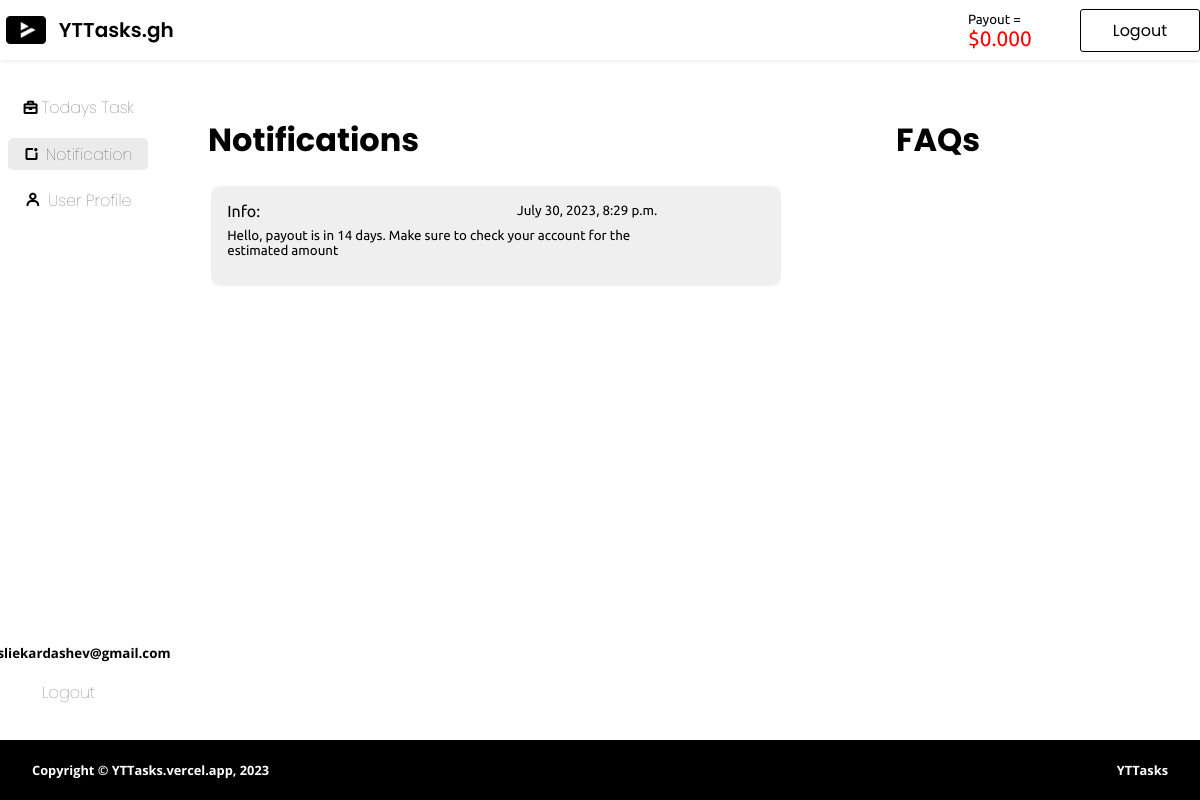
/dashboard/notification/ (signed in), run on an earlier commit of the app's database.
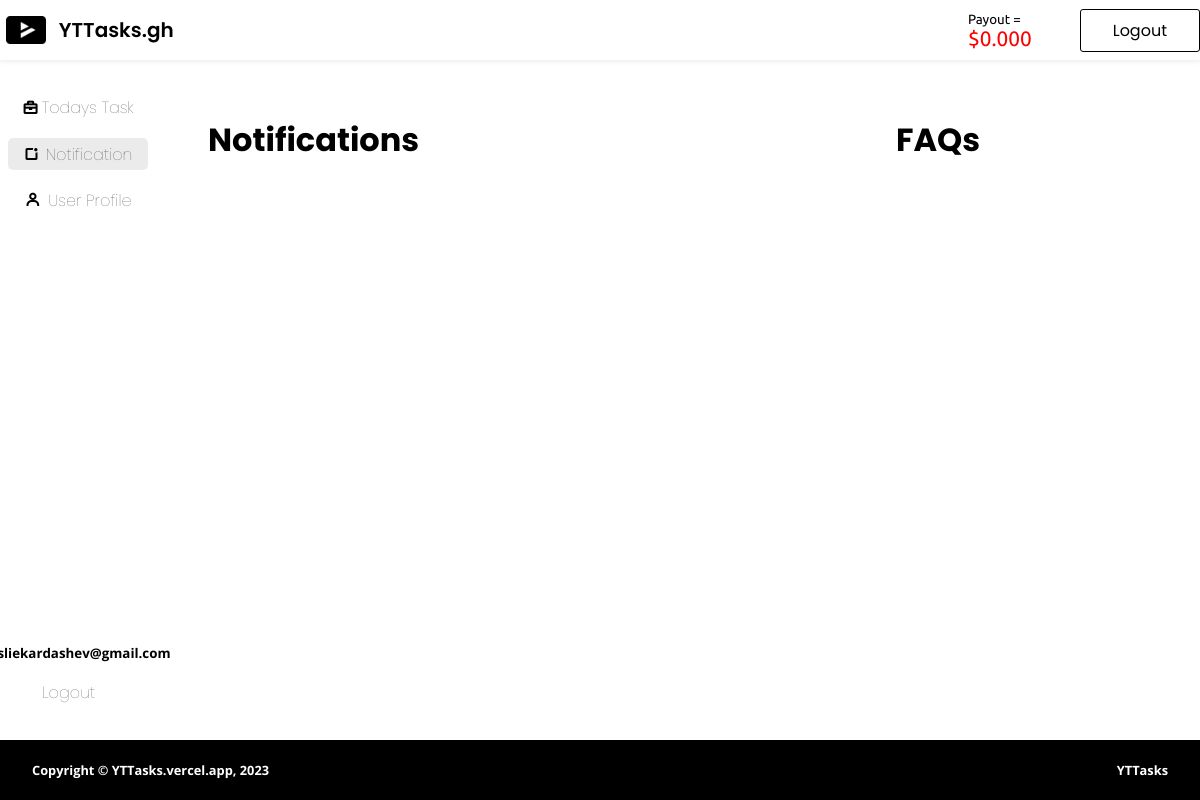
And on a later commit of the database.
### dashboard/models.py (models this page shows, shortened)
class Notification(models.Model):
    info = models.CharField(max_length=500)
    pub_date = models.DateTimeField(auto_now_add=True, null=True)

### dashboard/views.py (the view)
# urls.py: path('notification/', views.notification, name="notification"),
@login_required(login_url="accounts:login_yttasker")
def notification(request):
    new_yttasker_task = YTTasker_task.objects.filter(tasker=request.user, completed=True)
    point_sum = 0
    for task in new_yttasker_task:
        point_sum += task.task.point
    notifications = Notification.objects.all()
    faqs = FAQ.objects.all()
    return render(request, "dashboard/notification.html", {"notifications": notifications, "faqs": faqs, "point_sum": point_sum})

### dashboard/templates/dashboard/notification.html (shortened to what this page needs)
{% extends "dashboard/base.html" %}
{% load static %}
{% block custom-css %}
<link rel="stylesheet" href="{% static 'dashboard/notification.css' %}">
{% endblock custom-css %}
{% block payout %}
<div class="payout">
    <small>Payout = <span>${{point_sum |floatformat:"3"}}</span></small>
</div>
{% endblock payout %}
{% block content %}
<div class="main">
    <div class="sidemenu">
        <li><a href="{% url 'dashboard:dashboard' %}"><i class="bx bx-briefcase"></i>Todays Task</a></li>
        <li class="active"><a href="#"><i class="bx bx-notification"></i>Notification</a></li>
        <li><a href="{% url 'dashboard:user_profile' %}"><i class="bx bx-user"></i>User Profile</a></li>
        <div class="extra-menu">
            <small><b>{{request.user.email}}</b></small>
            <li><a href="{% url 'accounts:logout_yttasker' %}">Logout</a></li>
        </div>
    </div>
    <div class="main-content">
        <div class="notification-container">
            <div class="noti-card-container">
                <h3>Notifications</h3>
                <div class="noti-card-list">
                    {% for notification in notifications  %}
                       <div class="noti-card">
                        <div class="info">
                            <p>Info: <small>{{notification.pub_date}}</small></p>
                            <small>{{notification.info}}</small>
                        </div>
                    </div>
                    {% endfor %}
                </div>
            </div>
            <div class="faqs-container">
                <h3>FAQs</h3>
                <div class="faqs-list">
                </div>
            </div>
        </div>
    </div>
</div>
{% endblock content %}

What changed in the data, as far as the page shows it:
removed Notification: pub_date "July 30, 2023, 8:29 p.m.", info "Hello, payout is in 14 days. Make sure to check your account for the estimated amount"
